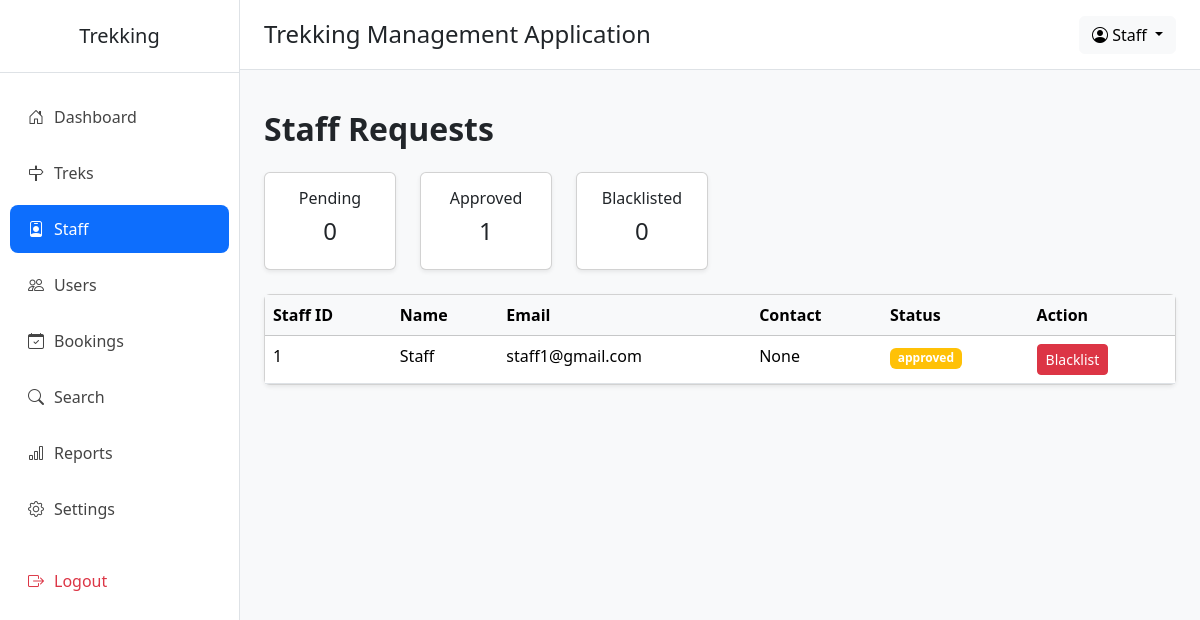
Page /admin/staff (signed in) on the committed database.
### application/models.py (models this page shows)
class User(db.Model):
    __tablename__="users"
    id=db.Column(db.Integer(),primary_key=True,autoincrement=True)
    name=db.Column(db.String(),nullable=False)
    email=db.Column(db.String(),nullable=False,unique=True)
    password=db.Column(db.String(),nullable=False)
    contact=db.Column(db.String(),nullable=True)
    role=db.Column(db.String(),default="user")       # admin | user | staff
    status=db.Column(db.String(),default="active")   # active | blacklisted | pending | rejected
    created_at=db.Column(db.DateTime(),server_default=db.func.now())
    updated_at=db.Column(db.DateTime(),server_default=db.func.now(),onupdate=db.func.now())
    staff_profile = db.relationship(
        "Staff",
        backref="user",
        uselist=False,
        foreign_keys="Staff.userid"
    )
    bookings = db.relationship(
        "Booking",
        backref="user",
        cascade="all, delete-orphan"
    )

class Staff(db.Model):
    __tablename__="staff"
    id=db.Column(db.Integer(),primary_key=True,autoincrement=True)
    userid=db.Column(db.Integer(),db.ForeignKey("users.id"))
    approval_status=db.Column(db.String(),default="pending") # pending | approved | rejected | blacklisted
    approved_by=db.Column(db.Integer(),db.ForeignKey("users.id"))
    approved_at=db.Column(db.DateTime(),nullable=True,default=None)
    bio=db.Column(db.String(),default=None,nullable=True)
    treks = db.relationship(
        "Trek",
        backref="staff"
    )

### application/admin_routes.py (the view)
@app.route("/admin/staff")
def all_staff():
    this_admin=User.query.filter_by(id=session["admin_id"]).first()
    all_staff=Staff.query.all()
    active_staff=Staff.query.filter_by(approval_status="approved").all().__len__()
    pending_staff=Staff.query.filter_by(approval_status="pending").all().__len__()
    blacklisted_staff=Staff.query.filter_by(approval_status="blacklisted").all().__len__()
    return render_template("admin/manage_staff.html",this_admin=this_admin,all_staff=all_staff,active_staff=active_staff,pending_staff=pending_staff,blacklisted_staff=blacklisted_staff)

### templates/admin/manage_staff.html (shortened to what this page needs)
{% extends "admin/base.html" %}
{% block content %}
<h2 class="mb-4 fw-bold">
        Staff Requests
    </h2>
    <div class="row mb-4">
        <div class="col-md-2">
            <div class="card text-center shadow-sm">
                <div class="card-body">
                    <h6>Pending</h6>
                    <h4>{{ pending_staff }}</h4>
                </div>
            </div>
        </div>
        <div class="col-md-2">
            <div class="card text-center shadow-sm">
                <div class="card-body">
                    <h6>Approved</h6>
                    <h4>{{ active_staff }}</h4>
                </div>
            </div>
        </div>
        <div class="col-md-2">
            <div class="card text-center shadow-sm">
                <div class="card-body">
                    <h6>Blacklisted</h6>
                    <h4>{{ blacklisted_staff }}</h4>
                </div>
            </div>
        </div>
    </div>
    <div class="card shadow-sm">
        <div class="card-body p-0">
            <table class="table table-hover mb-0">
                <thead class="table-light">
                    <tr>
                        <th>Staff ID</th>
                        <th>Name</th>
                        <th>Email</th>
                        <th>Contact</th>
                        <th>Status</th>
                        <th>Action</th>
                    </tr>
                </thead>
                <tbody>
                {% for staff in all_staff %}
                <tr>
                    <td>{{ staff.id }}</td>
                    <td>{{ staff.user.name }}</td>
                    <td>{{ staff.user.email }}</td>
                    <td>{{ staff.user.contact }}</td>
                    <td>
                        <span class="badge bg-warning">
                            {{ staff.approval_status }}
                        </span>
                    </td>
                    <td>
                        {% if staff.approval_status == "approved" %}
                        <a
                            href="/reject_staff/{{ staff.id }}"
                            class="btn btn-danger btn-sm">
                            Blacklist
                        </a>
                        {% endif %}
                    </td>
                </tr>
                {% endfor %}
                </tbody>
            </table>
        </div>
    </div>
{% endblock %}

### templates/admin/base.html (shortened to what this page needs)
<!DOCTYPE html>
<html lang="en">
<head>
    <link href="https://cdn.jsdelivr.net/npm/bootstrap@5.3.8/dist/css/bootstrap.min.css" rel="stylesheet">
    <link href="https://cdn.jsdelivr.net/npm/bootstrap-icons@1.11.3/font/bootstrap-icons.css" rel="stylesheet">
</head>
<body>
<div class="d-flex">
    <div class="sidebar">
        <h5 class="text-center py-4 border-bottom">
            Trekking
        </h5>
        <ul class="nav flex-column mt-3">
            <li class="nav-item">
                <a class="nav-link {% if request.path == '/admin/dashboard' %}active{% endif %}" href="/admin/dashboard">
                    <i class="bi bi-house-door"></i>Dashboard
                </a>
            </li>
            <li class="nav-item">
                <a class="nav-link {% if '/admin/trek' in request.path %}active{% endif %}" href="/admin/treks">
                    <i class="bi bi-signpost"></i>Treks
                </a>
            </li>
            <li class="nav-item">
                <a class="nav-link {% if '/admin/staff' in request.path %}active{% endif %}" href="/admin/staff">
                    <i class="bi bi-person-badge"></i>Staff
                </a>
            </li>
            <li class="nav-item">
                <a class="nav-link {% if '/admin/users' in request.path %}active{% endif %}" href="/admin/users">
                    <i class="bi bi-people"></i>Users
                </a>
            </li>
            <li class="nav-item">
                <a class="nav-link {% if '/admin/booking' in request.path %}active{% endif %}" href="/admin/all/booking">
                    <i class="bi bi-calendar-check"></i>Bookings
                </a>
            </li>
            <li class="nav-item">
                <a class="nav-link" href="/admin/search">
                    <i class="bi bi-search"></i>Search
                </a>
            </li>
            <li class="nav-item">
                <a class="nav-link" href="/admin/reports">
                    <i class="bi bi-bar-chart"></i>Reports
                </a>
            </li>
            <li class="nav-item">
                <a class="nav-link" href="/admin/settings">
                    <i class="bi bi-gear"></i>Settings
                </a>
            </li>
            <li class="nav-item mt-3">
                <a class="nav-link text-danger" href="/logout">
                    <i class="bi bi-box-arrow-right"></i>Logout
                </a>
            </li>
        </ul>
    </div>
    <div class="flex-grow-1">
        <nav class="navbar topbar px-4">
            <h4 class="mb-0">
                Trekking Management Application
            </h4>
            <div class="dropdown">
                <button class="btn btn-light dropdown-toggle"
                        data-bs-toggle="dropdown">
                    <i class="bi bi-person-circle"></i>
                    {{ this_admin.name }}
                </button>
            </div>
        </nav>
        <div class="container-fluid p-4">
            {% block content %}
            {% endblock %}
        </div>
    </div>
</div>
</body>
</html>

### templates/admin/base.html (style rules this page uses)
body { background:#f8f9fa; overflow-x:hidden; }
.sidebar { width:240px; min-height:100vh; background:#fff; border-right:1px solid #dee2e6; }
.sidebar .nav-link { color:#444; padding:12px 18px; border-radius:8px; margin:4px 10px; font-weight:500; transition:.3s; }
.sidebar .nav-link:hover, .sidebar .nav-link.active { background:#0d6efd; color:white; }
.sidebar i { margin-right:10px; }
.topbar { background:#fff; border-bottom:1px solid #dee2e6; height:70px; }

### rows in the picture
User: name "Staff"
Staff: id "1", user.name "Staff", user.email "staff1@gmail.com", user.contact "None", approval_status "approved"

### other values in the picture
{{ pending_staff }} "0"
{{ active_staff }} "1"
{{ blacklisted_staff }} "0"
